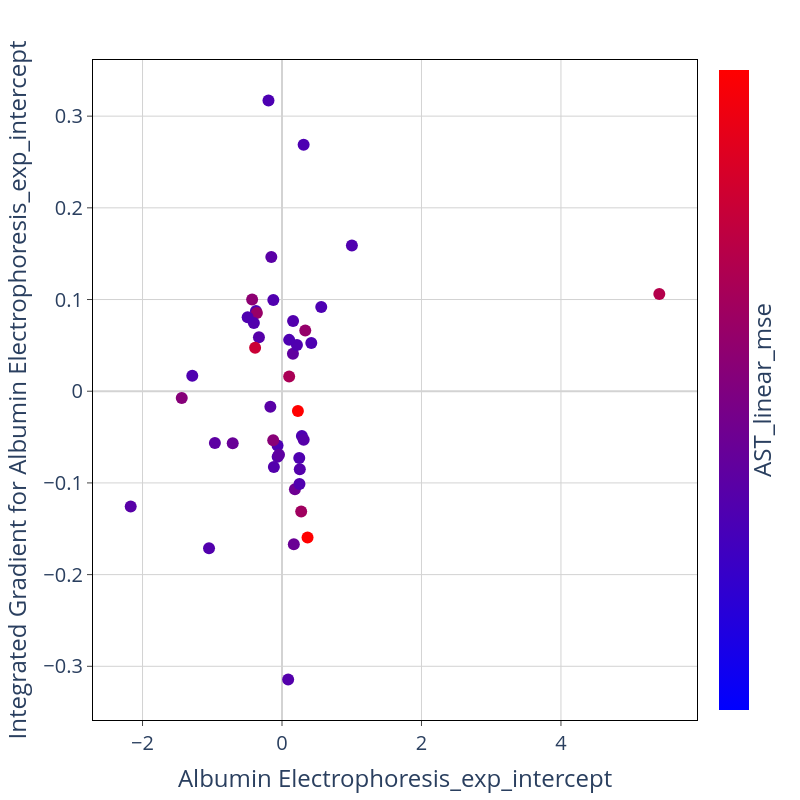

Notebook cell for this chart:
### Code cell
feat_1 = IGtable.columns[feature_order[0]]
feat_2 = IGtable.columns[feature_order[1]]

fig = px.scatter(x = IG_X[feat_1], y = IGtable[feat_1], color = IG_X[feat_2])
fig.update_traces(marker=dict(size=12))

fig.update_layout(
    plot_bgcolor='white',
    autosize=False,
    width=800,
    height=800,
    coloraxis = {'colorscale':'Bluered'},
    xaxis_title = feat_1,
    yaxis_title = "Integrated Gradient for " + feat_1,
    font=dict(size=20)
)

fig.update_xaxes(
    zeroline=True,
    zerolinecolor='lightgrey',
    mirror=True,
    ticks='outside',
    showline=True,
    linecolor='black',
    gridcolor='lightgrey'
    )
    
fig.update_yaxes(
    zeroline=True,
    zerolinecolor='lightgrey',
    mirror=True,
    ticks='outside',
    showline=True,
    linecolor='black',
    gridcolor='lightgrey'
)

fig.update_coloraxes(colorbar_showticklabels=False,
                    colorbar_title=dict(text=feat_2,side = "right"),
                    cmin = -1, cmax = 1)

fig.show()

### Figure 1 — Plotly figure (JSON) as saved in the notebook; plotly's stock layout.template omitted (floating-point values rounded to 4 significant figures)
{"data": [{"hovertemplate": "x=%{x}<br>y=%{y}<br>color=%{marker.color}<extra></extra>", "legendgroup": "", "marker": {"color": [-0.2986, 0.1049, -0.2445, -0.3888, -0.3931, -0.3277, 0.05305, 0.4127, -0.3688, 0.5843, 0.1725, -0.3732, -0.2951, -0.3905, -0.3967, -0.3967, -0.3702, 0.1953, -0.3562, -0.3608, -0.379, -0.341, -0.3821, -0.3898, -0.3773, -0.3129, -0.1486, -0.3909, -0.3288, -0.3519, 4.638, 0.3365, -0.3967, 0.06799, -0.3249, -0.1706, -0.3712, -0.3598, -0.1845, -0.3433, 0.2533, 4.228, -0.272, -0.2598], "coloraxis": "coloraxis", "size": 12, "symbol": "circle"}, "mode": "markers", "name": "", "orientation": "v", "showlegend": false, "type": "scatter", "x": [-0.167, -0.4284, 0.1568, -0.3737, 0.5627, -0.3307, -1.438, 5.41, 0.2145, -0.3856, 0.3334, -0.1245, -0.153, 0.1027, -0.1939, 0.3101, 1.002, -0.3604, -0.4035, 0.159, -1.287, 0.08823, -0.4927, 0.2852, 0.2475, -2.17, 0.1853, 0.42, 0.3109, -0.1168, 0.3662, 0.1026, -0.06431, -0.1262, -0.06231, 0.1694, 0.2506, -1.046, -0.7069, 0.255, 0.275, 0.2281, -0.9622, -0.04306], "xaxis": "x", "y": [-0.01699, 0.1001, 0.04092, 0.08751, 0.09191, 0.05885, -0.007471, 0.106, 0.05043, 0.04747, 0.06611, 0.09955, 0.1463, 0.05601, 0.3171, 0.2688, 0.159, 0.08529, 0.07444, 0.07647, 0.01697, -0.3144, 0.08072, -0.04883, -0.07277, -0.1256, -0.1068, 0.05259, -0.053, -0.08251, -0.1596, 0.01597, -0.05926, -0.05342, -0.07137, -0.1669, -0.1011, -0.1713, -0.05666, -0.0852, -0.1311, -0.02167, -0.05651, -0.0692], "yaxis": "y"}], "layout": {"autosize": false, "coloraxis": {"cmax": 1, "cmin": -1, "colorbar": {"showticklabels": false, "title": {"side": "right", "text": "AST_linear_mse"}}, "colorscale": [[0, "rgb(0,0,255)"], [1, "rgb(255,0,0)"]]}, "font": {"size": 20}, "height": 800, "legend": {"tracegroupgap": 0}, "margin": {"t": 60}, "plot_bgcolor": "white", "width": 800, "xaxis": {"anchor": "y", "autorange": true, "domain": [0, 1], "gridcolor": "lightgrey", "linecolor": "black", "mirror": true, "range": [-2.71, 5.951], "showline": true, "ticks": "outside", "title": {"text": "Albumin Electrophoresis_exp_intercept"}, "type": "linear", "zeroline": true, "zerolinecolor": "lightgrey"}, "yaxis": {"anchor": "x", "autorange": true, "domain": [0, 1], "gridcolor": "lightgrey", "linecolor": "black", "mirror": true, "range": [-0.3586, 0.3612], "showline": true, "ticks": "outside", "title": {"text": "Integrated Gradient for Albumin Electrophoresis_exp_intercept"}, "type": "linear", "zeroline": true, "zerolinecolor": "lightgrey"}}}
